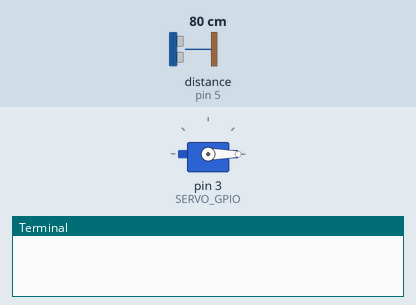
This program was run on a simulated Raspberry Pi (header pin numbers). On the bench: servo, the last lines printed to the terminal. The test bench sets the inputs (shaded band); at power-on: distance to the obstacle (sensor on pin 5) 80 cm. The echo pulse lasts 58.3 µs per cm; servo angles are drawn from the pulse width (0.5 ms = 0°, 2.5 ms = 180°); the clock reads 2024-03-15 10:24:30 at power-on unless the program sets it.

Above: at 0.05 s.
At 0.5 s:
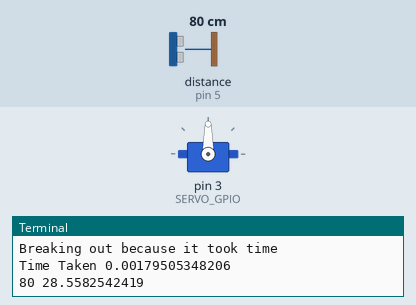
At 0.95 s:
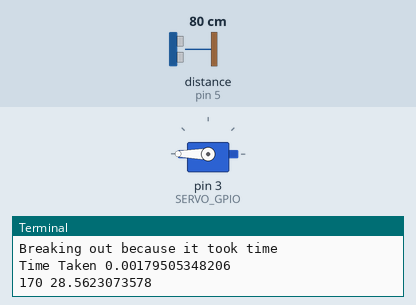
At 2.0 s:
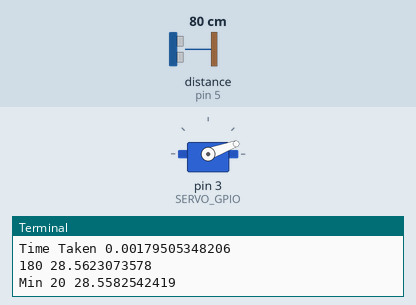
Timing chart, 0 to 4.7 s (numbered marks = the images above):
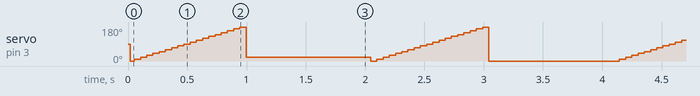

The program:

servo_ultrasonic.py
```python
import RPi.GPIO as gpio
import time
## Upgrading to RPi 3 B model

gpio.setwarnings(False)
gpio.setmode(gpio.BOARD)

SERVO_GPIO = 3
ULTRASONIC_ECHO = 5
ULTRASONIC_TRIGGER = 7

gpio.setup(ULTRASONIC_TRIGGER, gpio.OUT)
gpio.output(ULTRASONIC_TRIGGER, False)
gpio.setup(ULTRASONIC_ECHO, gpio.IN)

gpio.setup(SERVO_GPIO, gpio.OUT)
servo_pin = gpio.PWM(SERVO_GPIO, 50)
servo_pin.start(7.5)

def move_sensor_servo(angle):
    pulse_time_ms = 0.5 + ((2.0 * angle) / 180)
    duty_cycle = (pulse_time_ms / 20) * 100
    servo_pin.ChangeDutyCycle(duty_cycle)
    time.sleep(0.05)

def detect_distance(angle):
    # Move servo to specific angle
    # Emit ultra sonic wave
    # Return distance after detecting time of echo
    # if wave doesn't return in specific time just return -1
    move_sensor_servo(angle)

    gpio.output(ULTRASONIC_TRIGGER, True)
    time.sleep(0.00001)
    gpio.output(ULTRASONIC_TRIGGER, False)
    start_scan = time.time()
    while gpio.input(ULTRASONIC_ECHO) == 0:
        pass

    start = time.time()
    while gpio.input(ULTRASONIC_ECHO) == 1:
        if (time.time() - start_scan) > 0.0014:
            print "Breaking out because it took time"
            break
        pass
    print "Time Taken", (time.time() - start_scan)
    stop = time.time()
    distance_cm = (stop - start) * 17000
    return distance_cm

def detect_obstacle():
    while True:
        min_distance = -1
        min_distance_angle = 0
        for angle in range(0, 181, 10):
           distance = detect_distance(angle)
           print angle, distance
           if(min_distance == -1 or distance < min_distance):
               min_distance = distance
               min_distance_angle = angle
        print "Min", min_distance_angle, min_distance
        move_sensor_servo(min_distance_angle)
        time.sleep(1)

try:

    detect_obstacle()

except KeyboardInterrupt:
    servo_pin.ChangeDutyCycle(7.5)
    print "Resetting to Neutral"
    time.sleep(1)
    servo_pin.stop()
    gpio.cleanup()
```
